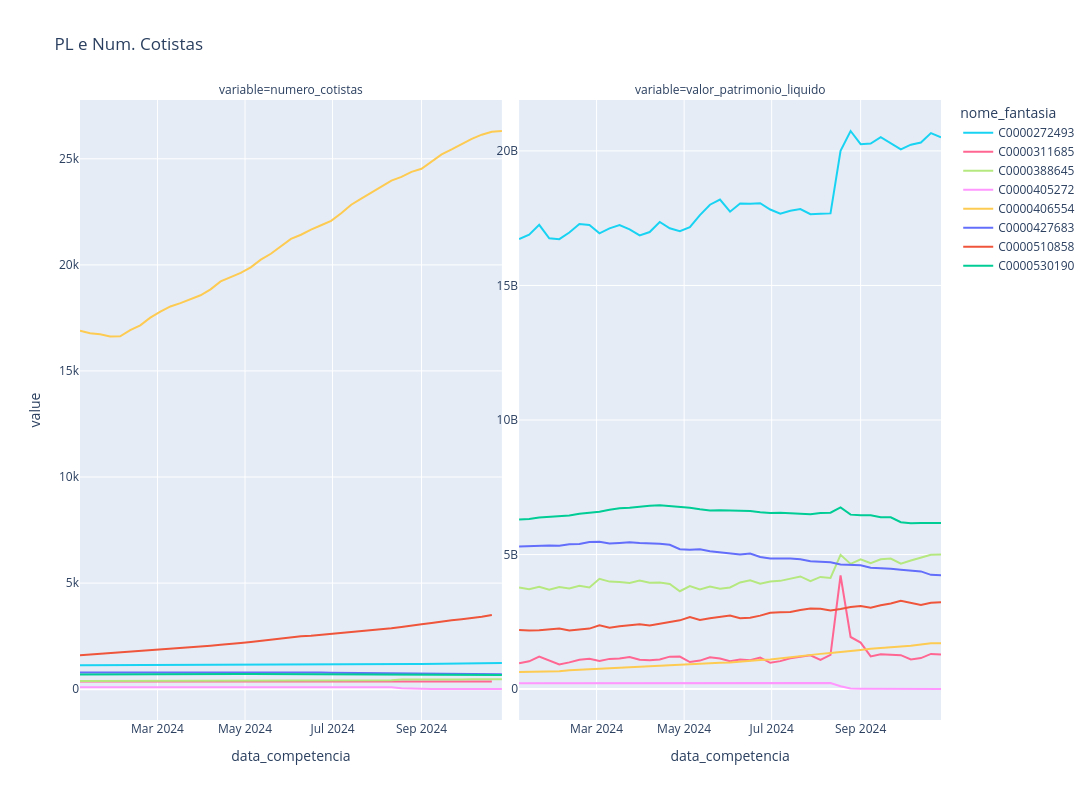
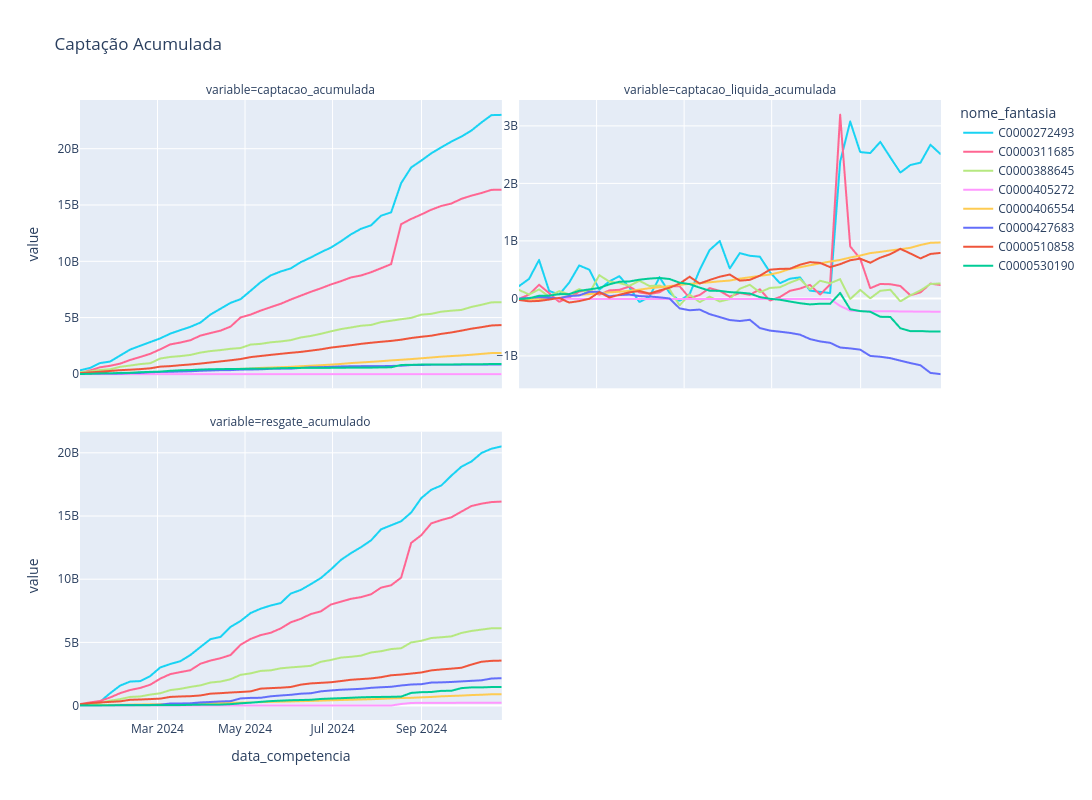
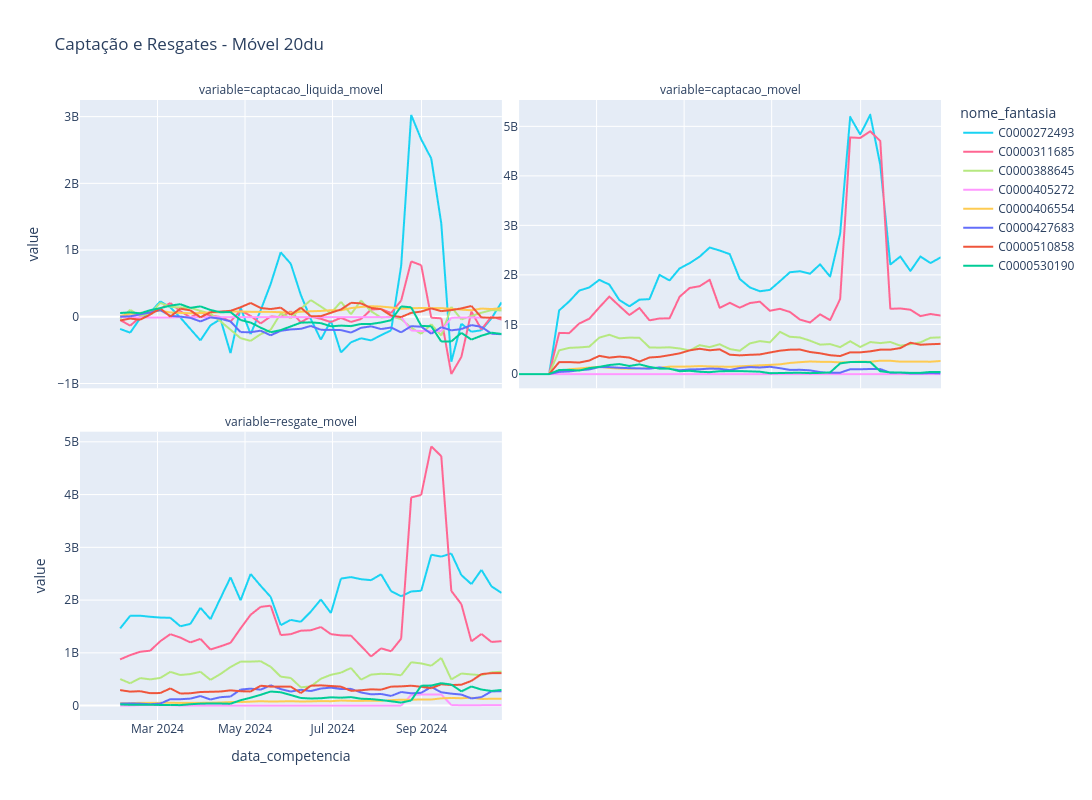
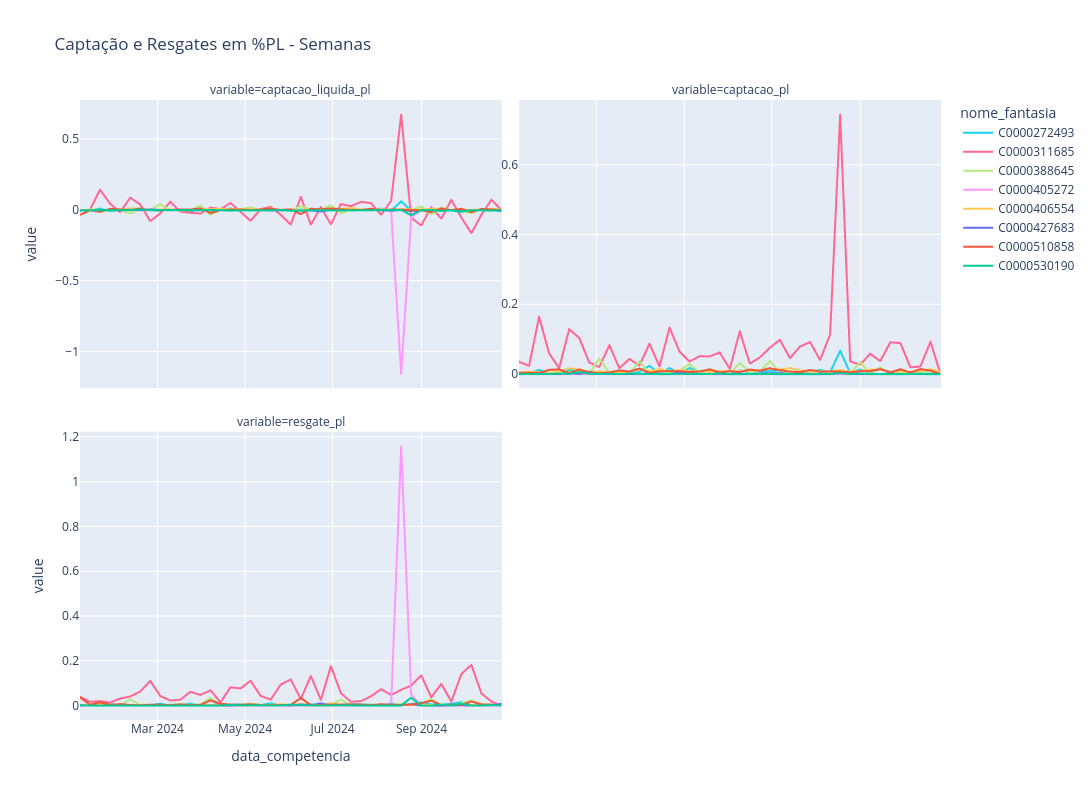

Notebook code cell kept with these figures, in order:
### Code cell
plot_historico(df_hist_classe_sub, variables=['valor_patrimonio_liquido','numero_cotistas'], title='PL e Num. Cotistas', resample='W')
plot_historico(df_hist_classe_sub, variables=['captacao_acumulada','resgate_acumulado','captacao_liquida_acumulada'], title='Captação Acumulada', resample='W')
plot_historico(df_hist_classe_sub, variables=['captacao_movel','resgate_movel','captacao_liquida_movel'], title='Captação e Resgates - Móvel 20du', resample='W')
plot_historico(df_hist_classe_sub, variables=['captacao_pl','resgate_pl','captacao_liquida_pl'], title='Captação e Resgates em %PL - Semanas', resample='W')
plot_historico(df_hist_classe_sub, variables=['valor_patrimonio_liquido','numero_cotistas', 'ticket_medio'], title='Captação e Resgates em %PL - Semanas', resample='W')
